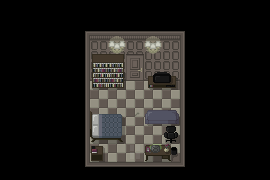

Below is a game level as drawn by its tile map, then a one-line description and the .tmx that defines it (tile-layer data replaced by summaries):
An orthogonal 15x10 tile map with 18x18 px tiles, 3 tile layers (Livello tile 1, Furniture, Foreground), 3 tilesets and 11 objects.

<map version="1.10" tiledversion="1.11.0" orientation="orthogonal" renderorder="right-down" width="15" height="10" tilewidth="18" tileheight="18" infinite="0" nextlayerid="5" nextobjectid="24">
 <tileset firstgid="1" source="../../TILEMAPS/Tilemap 2/Tilemap2.tsx" />
 <tileset firstgid="171" source="../../TILEMAPS/Tilemap 3/Tilemap3.tsx" />
 <tileset firstgid="324" source="../../TILEMAPS/Furniture/Furniture.tsx" />
 <layer id="1" name="Livello tile 1" width="15" height="10">
  <data>[150 cells, 150 non-empty, 18 distinct tile ids]</data>
 </layer>
 <layer id="2" name="Furniture" width="15" height="10">
  <data>[150 cells, 16 non-empty, 16 distinct tile ids]</data>
 </layer>
 <objectgroup id="4" name="Collisioni" visible="0">
  <object id="1" x="72" y="18" width="18" height="162" />
  <object id="2" x="90" y="162" width="90" height="18" />
  <object id="3" x="180" y="18" width="18" height="162" />
  <object id="4" x="90" y="18" width="90" height="54" />
  <object id="13" x="144" y="72" width="36" height="18" />
  <object id="14" x="90" y="72" width="36" height="18" />
  <object id="17" x="90" y="144" width="18" height="18" />
  <object id="19" x="144" y="108" width="36" height="18" />
  <object id="20" x="162" y="126" width="18" height="18" />
  <object id="21" x="90" y="108" width="36" height="36" />
  <object id="22" x="144" y="144" width="36" height="18" />
 </objectgroup>
 <layer id="3" name="Foreground" width="15" height="10">
  <data>[150 cells, 1 non-empty, 1 distinct tile ids]</data>
 </layer>
</map>
